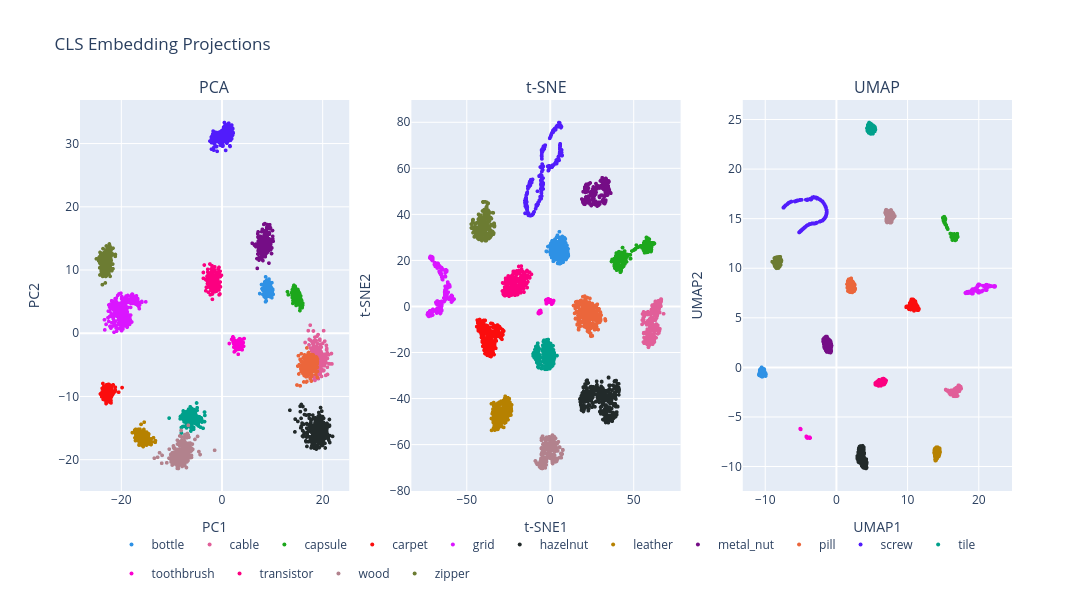

Notebook cell for this chart:
### Code cell
pca_train = pca_2d[train_mask]
tsne_train = tsne_2d[train_mask]
umap_train = umap_2d[train_mask]

cls_fig = make_subplots(
    rows=1,
    cols=3,
    subplot_titles=("PCA", "t-SNE", "UMAP")
)

colors = px.colors.qualitative.Dark24

category_colors = {cat: colors[i % len(colors)] for i, cat in enumerate(categories)}
plot_meta = [("PCA", pca_train, 1), ("t-SNE", tsne_train, 2), ("UMAP", umap_train, 3)]

for idx, (method_name, coords, col) in enumerate(plot_meta):
    for category in categories:
        mask = train_meta["category"] == category

        cls_fig.add_trace(
            go.Scattergl(
                x=coords[mask, 0],
                y=coords[mask, 1],
                mode="markers",
                name=category,
                legendgroup=category,
                showlegend=(method_name == "PCA"),
                customdata=np.stack([
                    train_meta.loc[mask, "category"],
                    train_meta.loc[mask, "path"]
                ], axis=1),
                hovertemplate=(
                    "Category: %{customdata[0]}" +
                    "<br>Path: %{customdata[1]}" +
                    "<extra></extra>"
                ),
                marker=dict(
                    size=4,
                    color=category_colors[category]
                    )
            ),
            row=1,
            col=col
        )

cls_fig.update_xaxes(title_text="PC1", row=1, col=1)
cls_fig.update_yaxes(title_text="PC2", row=1, col=1)

cls_fig.update_xaxes(title_text="t-SNE1", row=1, col=2)
cls_fig.update_yaxes(title_text="t-SNE2", row=1, col=2)

cls_fig.update_xaxes(title_text="UMAP1", row=1, col=3)
cls_fig.update_yaxes(title_text="UMAP2", row=1, col=3)

cls_fig.update_layout(
    title="CLS Embedding Projections",
    width=1600, height=600,
    legend=dict(
        orientation="h",
        yanchor="top",
        y=-0.1,
        xanchor="center",
        x=0.5
    )
)

cls_fig.show()
cls_fig.write_image(IMAGE_DIR / "cls_embedding_comparison.svg")

### Figure 1 — Plotly figure (JSON) as saved in the notebook; plotly's stock layout.template omitted (floating-point values rounded to 4 significant figures; data arrays with more than 128 entries replaced by an {"elided": "..."} marker saying what was removed)
{"data": [{"customdata": {"elided": "209x2 str values"}, "hovertemplate": "Category: %{customdata[0]}<br>Path: %{customdata[1]}<extra></extra>", "legendgroup": "bottle", "marker": {"color": "#2E91E5", "size": 4}, "mode": "markers", "name": "bottle", "showlegend": true, "type": "scattergl", "x": {"elided": "209 float values"}, "xaxis": "x", "y": {"elided": "209 float values"}, "yaxis": "y"}, {"customdata": {"elided": "224x2 str values"}, "hovertemplate": "Category: %{customdata[0]}<br>Path: %{customdata[1]}<extra></extra>", "legendgroup": "cable", "marker": {"color": "#E15F99", "size": 4}, "mode": "markers", "name": "cable", "showlegend": true, "type": "scattergl", "x": {"elided": "224 float values"}, "xaxis": "x", "y": {"elided": "224 float values"}, "yaxis": "y"}, {"customdata": {"elided": "219x2 str values"}, "hovertemplate": "Category: %{customdata[0]}<br>Path: %{customdata[1]}<extra></extra>", "legendgroup": "capsule", "marker": {"color": "#1CA71C", "size": 4}, "mode": "markers", "name": "capsule", "showlegend": true, "type": "scattergl", "x": {"elided": "219 float values"}, "xaxis": "x", "y": {"elided": "219 float values"}, "yaxis": "y"}, {"customdata": {"elided": "280x2 str values"}, "hovertemplate": "Category: %{customdata[0]}<br>Path: %{customdata[1]}<extra></extra>", "legendgroup": "carpet", "marker": {"color": "#FB0D0D", "size": 4}, "mode": "markers", "name": "carpet", "showlegend": true, "type": "scattergl", "x": {"elided": "280 float values"}, "xaxis": "x", "y": {"elided": "280 float values"}, "yaxis": "y"}, {"customdata": {"elided": "264x2 str values"}, "hovertemplate": "Category: %{customdata[0]}<br>Path: %{customdata[1]}<extra></extra>", "legendgroup": "grid", "marker": {"color": "#DA16FF", "size": 4}, "mode": "markers", "name": "grid", "showlegend": true, "type": "scattergl", "x": {"elided": "264 float values"}, "xaxis": "x", "y": {"elided": "264 float values"}, "yaxis": "y"}, {"customdata": {"elided": "391x2 str values"}, "hovertemplate": "Category: %{customdata[0]}<br>Path: %{customdata[1]}<extra></extra>", "legendgroup": "hazelnut", "marker": {"color": "#222A2A", "size": 4}, "mode": "markers", "name": "hazelnut", "showlegend": true, "type": "scattergl", "x": {"elided": "391 float values"}, "xaxis": "x", "y": {"elided": "391 float values"}, "yaxis": "y"}, {"customdata": {"elided": "245x2 str values"}, "hovertemplate": "Category: %{customdata[0]}<br>Path: %{customdata[1]}<extra></extra>", "legendgroup": "leather", "marker": {"color": "#B68100", "size": 4}, "mode": "markers", "name": "leather", "showlegend": true, "type": "scattergl", "x": {"elided": "245 float values"}, "xaxis": "x", "y": {"elided": "245 float values"}, "yaxis": "y"}, {"customdata": {"elided": "220x2 str values"}, "hovertemplate": "Category: %{customdata[0]}<br>Path: %{customdata[1]}<extra></extra>", "legendgroup": "metal_nut", "marker": {"color": "#750D86", "size": 4}, "mode": "markers", "name": "metal_nut", "showlegend": true, "type": "scattergl", "x": {"elided": "220 float values"}, "xaxis": "x", "y": {"elided": "220 float values"}, "yaxis": "y"}, {"customdata": {"elided": "267x2 str values"}, "hovertemplate": "Category: %{customdata[0]}<br>Path: %{customdata[1]}<extra></extra>", "legendgroup": "pill", "marker": {"color": "#EB663B", "size": 4}, "mode": "markers", "name": "pill", "showlegend": true, "type": "scattergl", "x": {"elided": "267 float values"}, "xaxis": "x", "y": {"elided": "267 float values"}, "yaxis": "y"}, {"customdata": {"elided": "320x2 str values"}, "hovertemplate": "Category: %{customdata[0]}<br>Path: %{customdata[1]}<extra></extra>", "legendgroup": "screw", "marker": {"color": "#511CFB", "size": 4}, "mode": "markers", "name": "screw", "showlegend": true, "type": "scattergl", "x": {"elided": "320 float values"}, "xaxis": "x", "y": {"elided": "320 float values"}, "yaxis": "y"}, {"customdata": {"elided": "230x2 str values"}, "hovertemplate": "Category: %{customdata[0]}<br>Path: %{customdata[1]}<extra></extra>", "legendgroup": "tile", "marker": {"color": "#00A08B", "size": 4}, "mode": "markers", "name": "tile", "showlegend": true, "type": "scattergl", "x": {"elided": "230 float values"}, "xaxis": "x", "y": {"elided": "230 float values"}, "yaxis": "y"}, {"customdata": [["toothbrush", "data/mvtec_ad/toothbrush/train/good/008.png"], ["toothbrush", "data/mvtec_ad/toothbrush/train/good/045.png"], ["toothbrush", "data/mvtec_ad/toothbrush/train/good/040.png"], ["toothbrush", "data/mvtec_ad/toothbrush/train/good/005.png"], ["toothbrush", "data/mvtec_ad/toothbrush/train/good/059.png"], ["toothbrush", "data/mvtec_ad/toothbrush/train/good/019.png"], ["toothbrush", "data/mvtec_ad/toothbrush/train/good/006.png"], ["toothbrush", "data/mvtec_ad/toothbrush/train/good/031.png"], ["toothbrush", "data/mvtec_ad/toothbrush/train/good/051.png"], ["toothbrush", "data/mvtec_ad/toothbrush/train/good/033.png"], ["toothbrush", "data/mvtec_ad/toothbrush/train/good/013.png"], ["toothbrush", "data/mvtec_ad/toothbrush/train/good/036.png"], ["toothbrush", "data/mvtec_ad/toothbrush/train/good/038.png"], ["toothbrush", "data/mvtec_ad/toothbrush/train/good/002.png"], ["toothbrush", "data/mvtec_ad/toothbrush/train/good/028.png"], ["toothbrush", "data/mvtec_ad/toothbrush/train/good/046.png"], ["toothbrush", "data/mvtec_ad/toothbrush/train/good/049.png"], ["toothbrush", "data/mvtec_ad/toothbrush/train/good/001.png"], ["toothbrush", "data/mvtec_ad/toothbrush/train/good/017.png"], ["toothbrush", "data/mvtec_ad/toothbrush/train/good/056.png"], ["toothbrush", "data/mvtec_ad/toothbrush/train/good/037.png"], ["toothbrush", "data/mvtec_ad/toothbrush/train/good/035.png"], ["toothbrush", "data/mvtec_ad/toothbrush/train/good/016.png"], ["toothbrush", "data/mvtec_ad/toothbrush/train/good/020.png"], ["toothbrush", "data/mvtec_ad/toothbrush/train/good/052.png"], ["toothbrush", "data/mvtec_ad/toothbrush/train/good/003.png"], ["toothbrush", "data/mvtec_ad/toothbrush/train/good/018.png"], ["toothbrush", "data/mvtec_ad/toothbrush/train/good/043.png"], ["toothbrush", "data/mvtec_ad/toothbrush/train/good/034.png"], ["toothbrush", "data/mvtec_ad/toothbrush/train/good/057.png"], ["toothbrush", "data/mvtec_ad/toothbrush/train/good/007.png"], ["toothbrush", "data/mvtec_ad/toothbrush/train/good/044.png"], ["toothbrush", "data/mvtec_ad/toothbrush/train/good/025.png"], ["toothbrush", "data/mvtec_ad/toothbrush/train/good/030.png"], ["toothbrush", "data/mvtec_ad/toothbrush/train/good/053.png"], ["toothbrush", "data/mvtec_ad/toothbrush/train/good/058.png"], ["toothbrush", "data/mvtec_ad/toothbrush/train/good/032.png"], ["toothbrush", "data/mvtec_ad/toothbrush/train/good/055.png"], ["toothbrush", "data/mvtec_ad/toothbrush/train/good/027.png"], ["toothbrush", "data/mvtec_ad/toothbrush/train/good/012.png"], ["toothbrush", "data/mvtec_ad/toothbrush/train/good/022.png"], ["toothbrush", "data/mvtec_ad/toothbrush/train/good/000.png"], ["toothbrush", "data/mvtec_ad/toothbrush/train/good/050.png"], ["toothbrush", "data/mvtec_ad/toothbrush/train/good/048.png"], ["toothbrush", "data/mvtec_ad/toothbrush/train/good/023.png"], ["toothbrush", "data/mvtec_ad/toothbrush/train/good/014.png"], ["toothbrush", "data/mvtec_ad/toothbrush/train/good/026.png"], ["toothbrush", "data/mvtec_ad/toothbrush/train/good/029.png"], ["toothbrush", "data/mvtec_ad/toothbrush/train/good/054.png"], ["toothbrush", "data/mvtec_ad/toothbrush/train/good/024.png"], ["toothbrush", "data/mvtec_ad/toothbrush/train/good/010.png"], ["toothbrush", "data/mvtec_ad/toothbrush/train/good/042.png"], ["toothbrush", "data/mvtec_ad/toothbrush/train/good/009.png"], ["toothbrush", "data/mvtec_ad/toothbrush/train/good/039.png"], ["toothbrush", "data/mvtec_ad/toothbrush/train/good/041.png"], ["toothbrush", "data/mvtec_ad/toothbrush/train/good/047.png"], ["toothbrush", "data/mvtec_ad/toothbrush/train/good/011.png"], ["toothbrush", "data/mvtec_ad/toothbrush/train/good/015.png"], ["toothbrush", "data/mvtec_ad/toothbrush/train/good/021.png"], ["toothbrush", "data/mvtec_ad/toothbrush/train/good/004.png"]], "hovertemplate": "Category: %{customdata[0]}<br>Path: %{customdata[1]}<extra></extra>", "legendgroup": "toothbrush", "marker": {"color": "#FB00D1", "size": 4}, "mode": "markers", "name": "toothbrush", "showlegend": true, "type": "scattergl", "x": [2.632, 3.08, 3.932, 3.983, 2.439, 2.363, 3.675, 4.253, 3.535, 3.897, 2.912, 4.418, 3.164, 2.809, 3.522, 3.301, 3.98, 2.903, 3.5, 3.537, 3.652, 3.174, 2.496, 3.39, 2.69, 2.375, 2.198, 3.218, 2.682, 3.299, 1.477, 3.769, 3.313, 4.324, 3.149, 3.247, 2.38, 4.234, 2.459, 2.678, 3.24, 3.384, 2.645, 2.856, 3.372, 2.703, 2.465, 4.02, 2.265, 3.436, 2.248, 3.974, 2.447, 3.375, 2.596, 2.894, 1.941, 3.262, 3.249, 2.233], "xaxis": "x", "y": [-2.002, -2.42, -1.295, -0.9957, -1.413, -0.7853, -1.341, -1.483, -0.8798, -1.888, -2.02, -0.8486, -2.431, -1.507, -1.653, -2.157, -2.339, -1.247, -0.9776, -2.52, -1.917, -1.571, -2.217, -1.745, -1.663, -1.692, -0.5694, -2.051, -2.127, -1.592, -1.626, -2.167, -1.418, -2.064, -2.563, -1.918, -2.21, -2.092, -2.147, -1.555, -2.171, -1.008, -2.775, -1.566, -1.984, -1.172, -2.944, -2.624, -1.429, -1.86, -1.344, -1.226, -1.265, -1.46, -1.91, -1.423, -0.9773, -1.383, -3.327, -1.368], "yaxis": "y"}, {"customdata": {"elided": "213x2 str values"}, "hovertemplate": "Category: %{customdata[0]}<br>Path: %{customdata[1]}<extra></extra>", "legendgroup": "transistor", "marker": {"color": "#FC0080", "size": 4}, "mode": "markers", "name": "transistor", "showlegend": true, "type": "scattergl", "x": {"elided": "213 float values"}, "xaxis": "x", "y": {"elided": "213 float values"}, "yaxis": "y"}, {"customdata": {"elided": "247x2 str values"}, "hovertemplate": "Category: %{customdata[0]}<br>Path: %{customdata[1]}<extra></extra>", "legendgroup": "wood", "marker": {"color": "#B2828D", "size": 4}, "mode": "markers", "name": "wood", "showlegend": true, "type": "scattergl", "x": {"elided": "247 float values"}, "xaxis": "x", "y": {"elided": "247 float values"}, "yaxis": "y"}, {"customdata": {"elided": "240x2 str values"}, "hovertemplate": "Category: %{customdata[0]}<br>Path: %{customdata[1]}<extra></extra>", "legendgroup": "zipper", "marker": {"color": "#6C7C32", "size": 4}, "mode": "markers", "name": "zipper", "showlegend": true, "type": "scattergl", "x": {"elided": "240 float values"}, "xaxis": "x", "y": {"elided": "240 float values"}, "yaxis": "y"}, {"customdata": {"elided": "209x2 str values"}, "hovertemplate": "Category: %{customdata[0]}<br>Path: %{customdata[1]}<extra></extra>", "legendgroup": "bottle", "marker": {"color": "#2E91E5", "size": 4}, "mode": "markers", "name": "bottle", "showlegend": false, "type": "scattergl", "x": {"elided": "209 float values"}, "xaxis": "x2", "y": {"elided": "209 float values"}, "yaxis": "y2"}, {"customdata": {"elided": "224x2 str values"}, "hovertemplate": "Category: %{customdata[0]}<br>Path: %{customdata[1]}<extra></extra>", "legendgroup": "cable", "marker": {"color": "#E15F99", "size": 4}, "mode": "markers", "name": "cable", "showlegend": false, "type": "scattergl", "x": {"elided": "224 float values"}, "xaxis": "x2", "y": {"elided": "224 float values"}, "yaxis": "y2"}, {"customdata": {"elided": "219x2 str values"}, "hovertemplate": "Category: %{customdata[0]}<br>Path: %{customdata[1]}<extra></extra>", "legendgroup": "capsule", "marker": {"color": "#1CA71C", "size": 4}, "mode": "markers", "name": "capsule", "showlegend": false, "type": "scattergl", "x": {"elided": "219 float values"}, "xaxis": "x2", "y": {"elided": "219 float values"}, "yaxis": "y2"}, {"customdata": {"elided": "280x2 str values"}, "hovertemplate": "Category: %{customdata[0]}<br>Path: %{customdata[1]}<extra></extra>", "legendgroup": "carpet", "marker": {"color": "#FB0D0D", "size": 4}, "mode": "markers", "name": "carpet", "showlegend": false, "type": "scattergl", "x": {"elided": "280 float values"}, "xaxis": "x2", "y": {"elided": "280 float values"}, "yaxis": "y2"}, {"customdata": {"elided": "264x2 str values"}, "hovertemplate": "Category: %{customdata[0]}<br>Path: %{customdata[1]}<extra></extra>", "legendgroup": "grid", "marker": {"color": "#DA16FF", "size": 4}, "mode": "markers", "name": "grid", "showlegend": false, "type": "scattergl", "x": {"elided": "264 float values"}, "xaxis": "x2", "y": {"elided": "264 float values"}, "yaxis": "y2"}, {"customdata": {"elided": "391x2 str values"}, "hovertemplate": "Category: %{customdata[0]}<br>Path: %{customdata[1]}<extra></extra>", "legendgroup": "hazelnut", "marker": {"color": "#222A2A", "size": 4}, "mode": "markers", "name": "hazelnut", "showlegend": false, "type": "scattergl", "x": {"elided": "391 float values"}, "xaxis": "x2", "y": {"elided": "391 float values"}, "yaxis": "y2"}, {"customdata": {"elided": "245x2 str values"}, "hovertemplate": "Category: %{customdata[0]}<br>Path: %{customdata[1]}<extra></extra>", "legendgroup": "leather", "marker": {"color": "#B68100", "size": 4}, "mode": "markers", "name": "leather", "showlegend": false, "type": "scattergl", "x": {"elided": "245 float values"}, "xaxis": "x2", "y": {"elided": "245 float values"}, "yaxis": "y2"}, {"customdata": {"elided": "220x2 str values"}, "hovertemplate": "Category: %{customdata[0]}<br>Path: %{customdata[1]}<extra></extra>", "legendgroup": "metal_nut", "marker": {"color": "#750D86", "size": 4}, "mode": "markers", "name": "metal_nut", "showlegend": false, "type": "scattergl", "x": {"elided": "220 float values"}, "xaxis": "x2", "y": {"elided": "220 float values"}, "yaxis": "y2"}, {"customdata": {"elided": "267x2 str values"}, "hovertemplate": "Category: %{customdata[0]}<br>Path: %{customdata[1]}<extra></extra>", "legendgroup": "pill", "marker": {"color": "#EB663B", "size": 4}, "mode": "markers", "name": "pill", "showlegend": false, "type": "scattergl", "x": {"elided": "267 float values"}, "xaxis": "x2", "y": {"elided": "267 float values"}, "yaxis": "y2"}, {"customdata": {"elided": "320x2 str values"}, "hovertemplate": "Category: %{customdata[0]}<br>Path: %{customdata[1]}<extra></extra>", "legendgroup": "screw", "marker": {"color": "#511CFB", "size": 4}, "mode": "markers", "name": "screw", "showlegend": false, "type": "scattergl", "x": {"elided": "320 float values"}, "xaxis": "x2", "y": {"elided": "320 float values"}, "yaxis": "y2"}, {"customdata": {"elided": "230x2 str values"}, "hovertemplate": "Category: %{customdata[0]}<br>Path: %{customdata[1]}<extra></extra>", "legendgroup": "tile", "marker": {"color": "#00A08B", "size": 4}, "mode": "markers", "name": "tile", "showlegend": false, "type": "scattergl", "x": {"elided": "230 float values"}, "xaxis": "x2", "y": {"elided": "230 float values"}, "yaxis": "y2"}, {"customdata": [["toothbrush", "data/mvtec_ad/toothbrush/train/good/008.png"], ["toothbrush", "data/mvtec_ad/toothbrush/train/good/045.png"], ["toothbrush", "data/mvtec_ad/toothbrush/train/good/040.png"], ["toothbrush", "data/mvtec_ad/toothbrush/train/good/005.png"], ["toothbrush", "data/mvtec_ad/toothbrush/train/good/059.png"], ["toothbrush", "data/mvtec_ad/toothbrush/train/good/019.png"], ["toothbrush", "data/mvtec_ad/toothbrush/train/good/006.png"], ["toothbrush", "data/mvtec_ad/toothbrush/train/good/031.png"], ["toothbrush", "data/mvtec_ad/toothbrush/train/good/051.png"], ["toothbrush", "data/mvtec_ad/toothbrush/train/good/033.png"], ["toothbrush", "data/mvtec_ad/toothbrush/train/good/013.png"], ["toothbrush", "data/mvtec_ad/toothbrush/train/good/036.png"], ["toothbrush", "data/mvtec_ad/toothbrush/train/good/038.png"], ["toothbrush", "data/mvtec_ad/toothbrush/train/good/002.png"], ["toothbrush", "data/mvtec_ad/toothbrush/train/good/028.png"], ["toothbrush", "data/mvtec_ad/toothbrush/train/good/046.png"], ["toothbrush", "data/mvtec_ad/toothbrush/train/good/049.png"], ["toothbrush", "data/mvtec_ad/toothbrush/train/good/001.png"], ["toothbrush", "data/mvtec_ad/toothbrush/train/good/017.png"], ["toothbrush", "data/mvtec_ad/toothbrush/train/good/056.png"], ["toothbrush", "data/mvtec_ad/toothbrush/train/good/037.png"], ["toothbrush", "data/mvtec_ad/toothbrush/train/good/035.png"], ["toothbrush", "data/mvtec_ad/toothbrush/train/good/016.png"], ["toothbrush", "data/mvtec_ad/toothbrush/train/good/020.png"], ["toothbrush", "data/mvtec_ad/toothbrush/train/good/052.png"], ["toothbrush", "data/mvtec_ad/toothbrush/train/good/003.png"], ["toothbrush", "data/mvtec_ad/toothbrush/train/good/018.png"], ["toothbrush", "data/mvtec_ad/toothbrush/train/good/043.png"], ["toothbrush", "data/mvtec_ad/toothbrush/train/good/034.png"], ["toothbrush", "data/mvtec_ad/toothbrush/train/good/057.png"], ["toothbrush", "data/mvtec_ad/toothbrush/train/good/007.png"], ["toothbrush", "data/mvtec_ad/toothbrush/train/good/044.png"], ["toothbrush", "data/mvtec_ad/toothbrush/train/good/025.png"], ["toothbrush", "data/mvtec_ad/toothbrush/train/good/030.png"], ["toothbrush", "data/mvtec_ad/toothbrush/train/good/053.png"], ["toothbrush", "data/mvtec_ad/toothbrush/train/good/058.png"], ["toothbrush", "data/mvtec_ad/toothbrush/train/good/032.png"], ["toothbrush", "data/mvtec_ad/toothbrush/train/good/055.png"], ["toothbrush", "data/mvtec_ad/toothbrush/train/good/027.png"], ["toothbrush", "data/mvtec_ad/toothbrush/train/good/012.png"], ["toothbrush", "data/mvtec_ad/toothbrush/train/good/022.png"], ["toothbrush", "data/mvtec_ad/toothbrush/train/good/000.png"], ["toothbrush", "data/mvtec_ad/toothbrush/train/good/050.png"], ["toothbrush", "data/mvtec_ad/toothbrush/train/good/048.png"], ["toothbrush", "data/mvtec_ad/toothbrush/train/good/023.png"], ["toothbrush", "data/mvtec_ad/toothbrush/train/good/014.png"], ["toothbrush", "data/mvtec_ad/toothbrush/train/good/026.png"], ["toothbrush", "data/mvtec_ad/toothbrush/train/good/029.png"], ["toothbrush", "data/mvtec_ad/toothbrush/train/good/054.png"], ["toothbrush", "data/mvtec_ad/toothbrush/train/good/024.png"], ["toothbrush", "data/mvtec_ad/toothbrush/train/good/010.png"], ["toothbrush", "data/mvtec_ad/toothbrush/train/good/042.png"], ["toothbrush", "data/mvtec_ad/toothbrush/train/good/009.png"], ["toothbrush", "data/mvtec_ad/toothbrush/train/good/039.png"], ["toothbrush", "data/mvtec_ad/toothbrush/train/good/041.png"], ["toothbrush", "data/mvtec_ad/toothbrush/train/good/047.png"], ["toothbrush", "data/mvtec_ad/toothbrush/train/good/011.png"], ["toothbrush", "data/mvtec_ad/toothbrush/train/good/015.png"], ["toothbrush", "data/mvtec_ad/toothbrush/train/good/021.png"], ["toothbrush", "data/mvtec_ad/toothbrush/train/good/004.png"]], "hovertemplate": "Category: %{customdata[0]}<br>Path: %{customdata[1]}<extra></extra>", "legendgroup": "toothbrush", "marker": {"color": "#FB00D1", "size": 4}, "mode": "markers", "name": "toothbrush", "showlegend": false, "type": "scattergl", "x": [-6.103, 1.118, 1.17, -5.264, 0.9226, -6.102, -6.129, -1.642, 1.044, -1.847, -5.891, -1.172, -0.8657, -5.803, -2.086, 0.6537, 2.226, -5.633, -6.756, 1.543, -1.365, -1.879, -6.838, -2.089, 1.272, -6.469, -6.191, 1.553, -2.37, 0.4898, -5.481, 1.872, -0.604, -1.642, 2.079, 1.298, -2.019, 2.307, -0.9178, -5.706, -0.8463, -5.665, 1.139, 1.341, -1.085, -6.345, -1.961, -1.953, 0.7575, -1.769, -5.739, 1.188, -5.515, -1.22, 0.5066, 1.014, -5.713, -6.092, -1.988, -5.536], "xaxis": "x2", "y": [-2.128, 2.529, 1.846, -2.647, 1.53, -2.616, -2.247, 2.449, 1.958, 2.757, -1.88, 1.927, 3.288, -2.873, 2.477, 2.546, 2.308, -2.09, -2.619, 1.493, 2.254, 1.676, -2.971, 1.898, 2.223, -3.115, -1.94, 2.11, 2.709, 2.666, -2.305, 1.522, 1.799, 1.81, 2.399, 2.205, 1.728, 2.571, 3.295, -1.871, 3.133, -2.465, 0.9939, 2.342, 3.159, -2.754, 2.943, 2.999, 2.187, 2.692, -2.348, 2.242, -2.419, 2.313, 2.855, 2.441, -2.198, -2.342, 1.192, -1.74], "yaxis": "y2"}, {"customdata": {"elided": "213x2 str values"}, "hovertemplate": "Category: %{customdata[0]}<br>Path: %{customdata[1]}<extra></extra>", "legendgroup": "transistor", "marker": {"color": "#FC0080", "size": 4}, "mode": "markers", "name": "transistor", "showlegend": false, "type": "scattergl", "x": {"elided": "213 float values"}, "xaxis": "x2", "y": {"elided": "213 float values"}, "yaxis": "y2"}, {"customdata": {"elided": "247x2 str values"}, "hovertemplate": "Category: %{customdata[0]}<br>Path: %{customdata[1]}<extra></extra>", "legendgroup": "wood", "marker": {"color": "#B2828D", "size": 4}, "mode": "markers", "name": "wood", "showlegend": false, "type": "scattergl", "x": {"elided": "247 float values"}, "xaxis": "x2", "y": {"elided": "247 float values"}, "yaxis": "y2"}, {"customdata": {"elided": "240x2 str values"}, "hovertemplate": "Category: %{customdata[0]}<br>Path: %{customdata[1]}<extra></extra>", "legendgroup": "zipper", "marker": {"color": "#6C7C32", "size": 4}, "mode": "markers", "name": "zipper", "showlegend": false, "type": "scattergl", "x": {"elided": "240 float values"}, "xaxis": "x2", "y": {"elided": "240 float values"}, "yaxis": "y2"}, {"customdata": {"elided": "209x2 str values"}, "hovertemplate": "Category: %{customdata[0]}<br>Path: %{customdata[1]}<extra></extra>", "legendgroup": "bottle", "marker": {"color": "#2E91E5", "size": 4}, "mode": "markers", "name": "bottle", "showlegend": false, "type": "scattergl", "x": {"elided": "209 float values"}, "xaxis": "x3", "y": {"elided": "209 float values"}, "yaxis": "y3"}, {"customdata": {"elided": "224x2 str values"}, "hovertemplate": "Category: %{customdata[0]}<br>Path: %{customdata[1]}<extra></extra>", "legendgroup": "cable", "marker": {"color": "#E15F99", "size": 4}, "mode": "markers", "name": "cable", "showlegend": false, "type": "scattergl", "x": {"elided": "224 float values"}, "xaxis": "x3", "y": {"elided": "224 float values"}, "yaxis": "y3"}, {"customdata": {"elided": "219x2 str values"}, "hovertemplate": "Category: %{customdata[0]}<br>Path: %{customdata[1]}<extra></extra>", "legendgroup": "capsule", "marker": {"color": "#1CA71C", "size": 4}, "mode": "markers", "name": "capsule", "showlegend": false, "type": "scattergl", "x": {"elided": "219 float values"}, "xaxis": "x3", "y": {"elided": "219 float values"}, "yaxis": "y3"}, {"customdata": {"elided": "280x2 str values"}, "hovertemplate": "Category: %{customdata[0]}<br>Path: %{customdata[1]}<extra></extra>", "legendgroup": "carpet", "marker": {"color": "#FB0D0D", "size": 4}, "mode": "markers", "name": "carpet", "showlegend": false, "type": "scattergl", "x": {"elided": "280 float values"}, "xaxis": "x3", "y": {"elided": "280 float values"}, "yaxis": "y3"}, {"customdata": {"elided": "264x2 str values"}, "hovertemplate": "Category: %{customdata[0]}<br>Path: %{customdata[1]}<extra></extra>", "legendgroup": "grid", "marker": {"color": "#DA16FF", "size": 4}, "mode": "markers", "name": "grid", "showlegend": false, "type": "scattergl", "x": {"elided": "264 float values"}, "xaxis": "x3", "y": {"elided": "264 float values"}, "yaxis": "y3"}, {"customdata": {"elided": "391x2 str values"}, "hovertemplate": "Category: %{customdata[0]}<br>Path: %{customdata[1]}<extra></extra>", "legendgroup": "hazelnut", "marker": {"color": "#222A2A", "size": 4}, "mode": "markers", "name": "hazelnut", "showlegend": false, "type": "scattergl", "x": {"elided": "391 float values"}, "xaxis": "x3", "y": {"elided": "391 float values"}, "yaxis": "y3"}, {"customdata": {"elided": "245x2 str values"}, "hovertemplate": "Category: %{customdata[0]}<br>Path: %{customdata[1]}<extra></extra>", "legendgroup": "leather", "marker": {"color": "#B68100", "size": 4}, "mode": "markers", "name": "leather", "showlegend": false, "type": "scattergl", "x": {"elided": "245 float values"}, "xaxis": "x3", "y": {"elided": "245 float values"}, "yaxis": "y3"}, {"customdata": {"elided": "220x2 str values"}, "hovertemplate": "Category: %{customdata[0]}<br>Path: %{customdata[1]}<extra></extra>", "legendgroup": "metal_nut", "marker": {"color": "#750D86", "size": 4}, "mode": "markers", "name": "metal_nut", "showlegend": false, "type": "scattergl", "x": {"elided": "220 float values"}, "xaxis": "x3", "y": {"elided": "220 float values"}, "yaxis": "y3"}, {"customdata": {"elided": "267x2 str values"}, "hovertemplate": "Category: %{customdata[0]}<br>Path: %{customdata[1]}<extra></extra>", "legendgroup": "pill", "marker": {"color": "#EB663B", "size": 4}, "mode": "markers", "name": "pill", "showlegend": false, "type": "scattergl", "x": {"elided": "267 float values"}, "xaxis": "x3", "y": {"elided": "267 float values"}, "yaxis": "y3"}, {"customdata": {"elided": "320x2 str values"}, "hovertemplate": "Category: %{customdata[0]}<br>Path: %{customdata[1]}<extra></extra>", "legendgroup": "screw", "marker": {"color": "#511CFB", "size": 4}, "mode": "markers", "name": "screw", "showlegend": false, "type": "scattergl", "x": {"elided": "320 float values"}, "xaxis": "x3", "y": {"elided": "320 float values"}, "yaxis": "y3"}, {"customdata": {"elided": "230x2 str values"}, "hovertemplate": "Category: %{customdata[0]}<br>Path: %{customdata[1]}<extra></extra>", "legendgroup": "tile", "marker": {"color": "#00A08B", "size": 4}, "mode": "markers", "name": "tile", "showlegend": false, "type": "scattergl", "x": {"elided": "230 float values"}, "xaxis": "x3", "y": {"elided": "230 float values"}, "yaxis": "y3"}, {"customdata": [["toothbrush", "data/mvtec_ad/toothbrush/train/good/008.png"], ["toothbrush", "data/mvtec_ad/toothbrush/train/good/045.png"], ["toothbrush", "data/mvtec_ad/toothbrush/train/good/040.png"], ["toothbrush", "data/mvtec_ad/toothbrush/train/good/005.png"], ["toothbrush", "data/mvtec_ad/toothbrush/train/good/059.png"], ["toothbrush", "data/mvtec_ad/toothbrush/train/good/019.png"], ["toothbrush", "data/mvtec_ad/toothbrush/train/good/006.png"], ["toothbrush", "data/mvtec_ad/toothbrush/train/good/031.png"], ["toothbrush", "data/mvtec_ad/toothbrush/train/good/051.png"], ["toothbrush", "data/mvtec_ad/toothbrush/train/good/033.png"], ["toothbrush", "data/mvtec_ad/toothbrush/train/good/013.png"], ["toothbrush", "data/mvtec_ad/toothbrush/train/good/036.png"], ["toothbrush", "data/mvtec_ad/toothbrush/train/good/038.png"], ["toothbrush", "data/mvtec_ad/toothbrush/train/good/002.png"], ["toothbrush", "data/mvtec_ad/toothbrush/train/good/028.png"], ["toothbrush", "data/mvtec_ad/toothbrush/train/good/046.png"], ["toothbrush", "data/mvtec_ad/toothbrush/train/good/049.png"], ["toothbrush", "data/mvtec_ad/toothbrush/train/good/001.png"], ["toothbrush", "data/mvtec_ad/toothbrush/train/good/017.png"], ["toothbrush", "data/mvtec_ad/toothbrush/train/good/056.png"], ["toothbrush", "data/mvtec_ad/toothbrush/train/good/037.png"], ["toothbrush", "data/mvtec_ad/toothbrush/train/good/035.png"], ["toothbrush", "data/mvtec_ad/toothbrush/train/good/016.png"], ["toothbrush", "data/mvtec_ad/toothbrush/train/good/020.png"], ["toothbrush", "data/mvtec_ad/toothbrush/train/good/052.png"], ["toothbrush", "data/mvtec_ad/toothbrush/train/good/003.png"], ["toothbrush", "data/mvtec_ad/toothbrush/train/good/018.png"], ["toothbrush", "data/mvtec_ad/toothbrush/train/good/043.png"], ["toothbrush", "data/mvtec_ad/toothbrush/train/good/034.png"], ["toothbrush", "data/mvtec_ad/toothbrush/train/good/057.png"], ["toothbrush", "data/mvtec_ad/toothbrush/train/good/007.png"], ["toothbrush", "data/mvtec_ad/toothbrush/train/good/044.png"], ["toothbrush", "data/mvtec_ad/toothbrush/train/good/025.png"], ["toothbrush", "data/mvtec_ad/toothbrush/train/good/030.png"], ["toothbrush", "data/mvtec_ad/toothbrush/train/good/053.png"], ["toothbrush", "data/mvtec_ad/toothbrush/train/good/058.png"], ["toothbrush", "data/mvtec_ad/toothbrush/train/good/032.png"], ["toothbrush", "data/mvtec_ad/toothbrush/train/good/055.png"], ["toothbrush", "data/mvtec_ad/toothbrush/train/good/027.png"], ["toothbrush", "data/mvtec_ad/toothbrush/train/good/012.png"], ["toothbrush", "data/mvtec_ad/toothbrush/train/good/022.png"], ["toothbrush", "data/mvtec_ad/toothbrush/train/good/000.png"], ["toothbrush", "data/mvtec_ad/toothbrush/train/good/050.png"], ["toothbrush", "data/mvtec_ad/toothbrush/train/good/048.png"], ["toothbrush", "data/mvtec_ad/toothbrush/train/good/023.png"], ["toothbrush", "data/mvtec_ad/toothbrush/train/good/014.png"], ["toothbrush", "data/mvtec_ad/toothbrush/train/good/026.png"], ["toothbrush", "data/mvtec_ad/toothbrush/train/good/029.png"], ["toothbrush", "data/mvtec_ad/toothbrush/train/good/054.png"], ["toothbrush", "data/mvtec_ad/toothbrush/train/good/024.png"], ["toothbrush", "data/mvtec_ad/toothbrush/train/good/010.png"], ["toothbrush", "data/mvtec_ad/toothbrush/train/good/042.png"], ["toothbrush", "data/mvtec_ad/toothbrush/train/good/009.png"], ["toothbrush", "data/mvtec_ad/toothbrush/train/good/039.png"], ["toothbrush", "data/mvtec_ad/toothbrush/train/good/041.png"], ["toothbrush", "data/mvtec_ad/toothbrush/train/good/047.png"], ["toothbrush", "data/mvtec_ad/toothbrush/train/good/011.png"], ["toothbrush", "data/mvtec_ad/toothbrush/train/good/015.png"], ["toothbrush", "data/mvtec_ad/toothbrush/train/good/021.png"], ["toothbrush", "data/mvtec_ad/toothbrush/train/good/004.png"]], "hovertemplate": "Category: %{customdata[0]}<br>Path: %{customdata[1]}<extra></extra>", "legendgroup": "toothbrush", "marker": {"color": "#FB00D1", "size": 4}, "mode": "markers", "name": "toothbrush", "showlegend": false, "type": "scattergl", "x": [-4.992, -3.693, -3.681, -4.994, -3.726, -5.042, -4.993, -4.118, -3.671, -4.072, -5.03, -4.113, -4.055, -5.01, -4.13, -3.697, -3.677, -5.017, -5.035, -3.727, -4.16, -4.172, -5.034, -4.118, -3.698, -5.012, -5.003, -3.691, -4.132, -3.74, -4.997, -3.686, -4.017, -4.078, -3.664, -3.673, -4.181, -3.655, -4.081, -5.005, -4.06, -4.999, -3.698, -3.677, -4.073, -5.032, -4.11, -4.102, -3.703, -4.101, -4.994, -3.679, -4.996, -4.121, -3.735, -3.694, -5.035, -4.97, -4.182, -5.023], "xaxis": "x3", "y": [-6.233, -7.1, -7.101, -6.23, -7.117, -6.183, -6.23, -7.035, -7.111, -7.072, -6.193, -7.03, -7.121, -6.212, -7.036, -7.104, -7.097, -6.218, -6.187, -7.043, -7.021, -6.99, -6.184, -7.023, -7.097, -6.204, -6.225, -7.092, -7.045, -7.111, -6.226, -7.088, -7.08, -7.01, -7.111, -7.109, -6.966, -7.118, -7.093, -6.223, -7.111, -6.23, -7.083, -7.107, -7.096, -6.188, -7.082, -7.063, -7.132, -7.061, -6.233, -7.111, -6.228, -7.03, -7.137, -7.119, -6.194, -6.253, -6.967, -6.208], "yaxis": "y3"}, {"customdata": {"elided": "213x2 str values"}, "hovertemplate": "Category: %{customdata[0]}<br>Path: %{customdata[1]}<extra></extra>", "legendgroup": "transistor", "marker": {"color": "#FC0080", "size": 4}, "mode": "markers", "name": "transistor", "showlegend": false, "type": "scattergl", "x": {"elided": "213 float values"}, "xaxis": "x3", "y": {"elided": "213 float values"}, "yaxis": "y3"}, {"customdata": {"elided": "247x2 str values"}, "hovertemplate": "Category: %{customdata[0]}<br>Path: %{customdata[1]}<extra></extra>", "legendgroup": "wood", "marker": {"color": "#B2828D", "size": 4}, "mode": "markers", "name": "wood", "showlegend": false, "type": "scattergl", "x": {"elided": "247 float values"}, "xaxis": "x3", "y": {"elided": "247 float values"}, "yaxis": "y3"}, {"customdata": {"elided": "240x2 str values"}, "hovertemplate": "Category: %{customdata[0]}<br>Path: %{customdata[1]}<extra></extra>", "legendgroup": "zipper", "marker": {"color": "#6C7C32", "size": 4}, "mode": "markers", "name": "zipper", "showlegend": false, "type": "scattergl", "x": {"elided": "240 float values"}, "xaxis": "x3", "y": {"elided": "240 float values"}, "yaxis": "y3"}], "layout": {"annotations": [{"font": {"size": 16}, "showarrow": false, "text": "PCA", "x": 0.1444, "xanchor": "center", "xref": "paper", "y": 1, "yanchor": "bottom", "yref": "paper"}, {"font": {"size": 16}, "showarrow": false, "text": "t-SNE", "x": 0.5, "xanchor": "center", "xref": "paper", "y": 1, "yanchor": "bottom", "yref": "paper"}, {"font": {"size": 16}, "showarrow": false, "text": "UMAP", "x": 0.8556, "xanchor": "center", "xref": "paper", "y": 1, "yanchor": "bottom", "yref": "paper"}], "height": 600, "legend": {"orientation": "h", "x": 0.5, "xanchor": "center", "y": -0.1, "yanchor": "top"}, "title": {"text": "CLS Embedding Projections"}, "width": 1600, "xaxis": {"anchor": "y", "domain": [0, 0.2889], "title": {"text": "PC1"}}, "xaxis2": {"anchor": "y2", "domain": [0.3556, 0.6444], "title": {"text": "t-SNE1"}}, "xaxis3": {"anchor": "y3", "domain": [0.7111, 1], "title": {"text": "UMAP1"}}, "yaxis": {"anchor": "x", "domain": [0, 1], "title": {"text": "PC2"}}, "yaxis2": {"anchor": "x2", "domain": [0, 1], "title": {"text": "t-SNE2"}}, "yaxis3": {"anchor": "x3", "domain": [0, 1], "title": {"text": "UMAP2"}}}}
